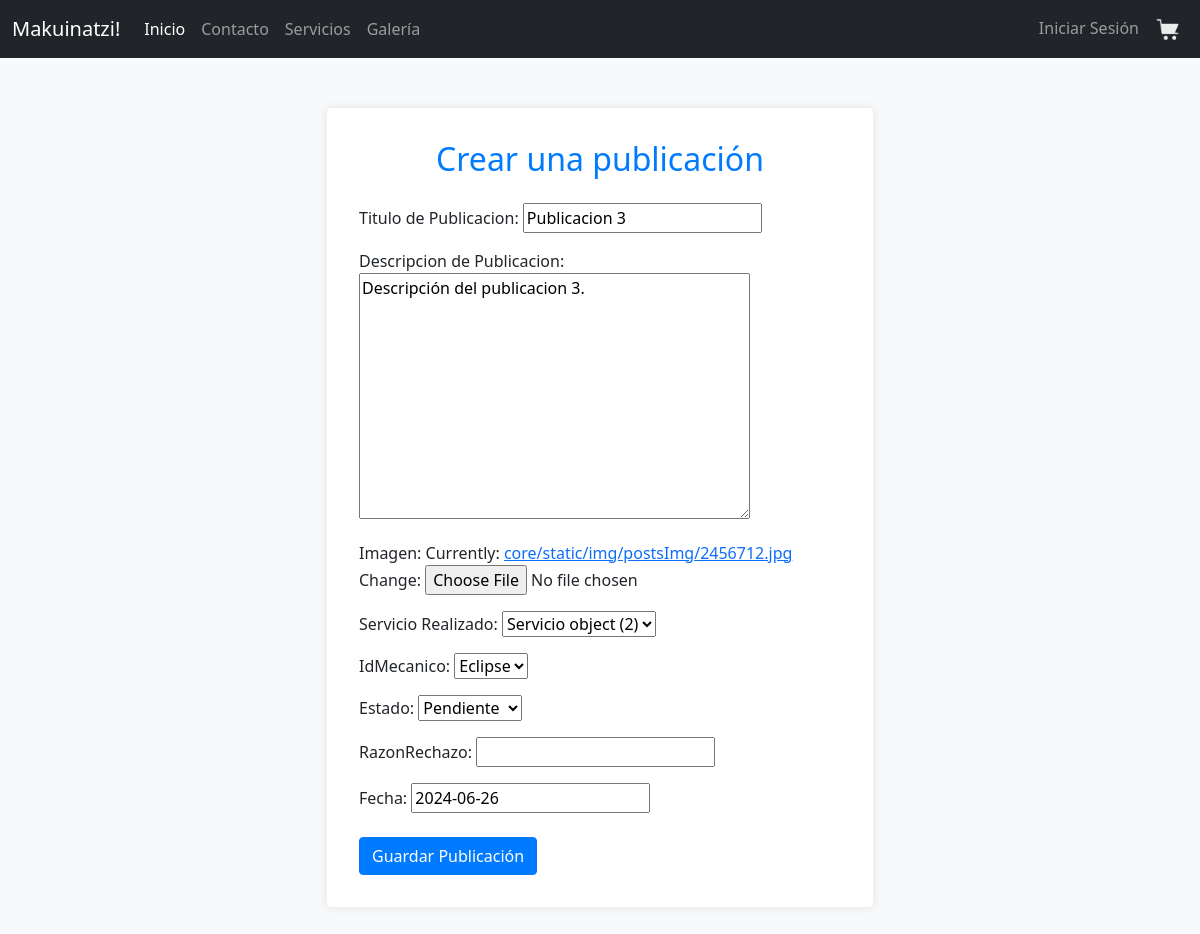
The page /edit/3 on the database its author committed.
### core/models.py (models this page shows, shortened)
class Publicacion(models.Model):
    id = models.AutoField(primary_key=True)
    titulo = models.CharField(max_length=30)
    descripcion = models.CharField(max_length=128, null=True, blank=True)
    imagen = models.ImageField(upload_to='core/static/img/postsImg')
    trabajo = models.ForeignKey(Servicio, related_name="servicioRealizado", on_delete=models.CASCADE, blank=True, null=True)
    idMecanico = models.ForeignKey(User, related_name="mecanicoActivo", on_delete=models.CASCADE, blank=True, null=True)
    ESTADO_DROP = (
        ('R', 'Rechazado'),
        ('P', 'Pendiente'),
        ('A', 'Aprobado'),)
    estado = models.CharField(max_length=10, choices=ESTADO_DROP, default='P')
    razonRechazo = models.CharField(max_length=256, null=True, blank=True)
    fecha = models.DateField()

### core/views.py (the view)
# urls.py: path('edit/<int:fP_id>', views.updateView, name= 'update_url'),
def updateView(request, fP_id):
    pub = Publicacion.objects.get(id=fP_id)
    form = FormPublicacion(instance=pub)
    if request.method == 'POST':
        form = FormPublicacion(request.POST, request.FILES, instance=pub)
        if form.is_valid():
            form.save()
            return redirect('galeria')
    context = {'form': form}
    return render(request, 'core/add.html', context)

### core/forms.py
class FormPublicacion(forms.ModelForm):
    class Meta:
        model = Publicacion
        fields = '__all__'
        labels = {
            'titulo': 'Titulo de Publicacion',
            'descripcion' : 'Descripcion de Publicacion',
            'imagen' : 'Imagen' ,
            'trabajo' : 'Servicio Realizado' ,
            'mecanico' : 'Mecanico',
            'fecha' : 'Fecha',
        }
        widgets  ={
            'titulo' : forms.TextInput(attrs={'placeholder': 'eg. Titulo'}),
            'descripcion' : forms.Textarea(attrs={'placeholder': 'eg. Descripcion'}),
            'trabajo' : forms.Select(),
            'imagen' : forms.ClearableFileInput(),
            'mecanico' : forms.Select(),
            'fecha' : forms.DateInput(attrs={'class':'datepicker', 'value': datetime.date.today()}),
        }

### core/models.py (called while the page is built)
    def __str__(self) -> str:
        return super().__str__()

### core/templates/core/add.html (shortened to what this page needs)
{% load static %}
<!DOCTYPE html>
<html lang="en">
<head>
    <link href="https://cdn.jsdelivr.net/npm/bootstrap@5.0.2/dist/css/bootstrap.min.css" rel="stylesheet">
    <link href="{% static 'css/add.css' %}" rel="stylesheet">
</head>
<body id="miBody">
    {% include 'core/navbar.html' %}
    <div class="container">
        <div class="row justify-content-center mt-5">
            <div class="col-md-6">
                <div class="card">
                    <div class="card-body">
                        <h2 class="card-title text-center mb-4">Crear una publicación</h2>
                        <form method="post" class="needs-validation" novalidate>
                            {{ form.as_p }}
                            <button type="submit" class="btn btn-primary btn-block mt-3">Guardar Publicación</button>
                        </form>
                    </div>
                </div>
            </div>
        </div>
    </div>
</body>
</html>

### core/static/css/add.css (style rules this page uses)
body { background-color: #f8f9fa; }
.container { margin-top: 50px; margin-bottom: 50px; }
.card { border: none; box-shadow: 0px 0px 10px 0px rgba(0, 0, 0, 0.1); margin-bottom: 30px; }
.card-body { padding: 2rem; }
.card-title { color: #007bff; }
.btn-primary { background-color: #007bff; border-color: #007bff; }
.btn-block { display: block; }

### rows shown on the page
Publicacion: titulo "Publicacion 3", descripcion "Descripción del publicacion 3.", trabajo "Servicio object (2)", idMecanico "Eclipse", estado "Pendiente", fecha "2024-06-26"
